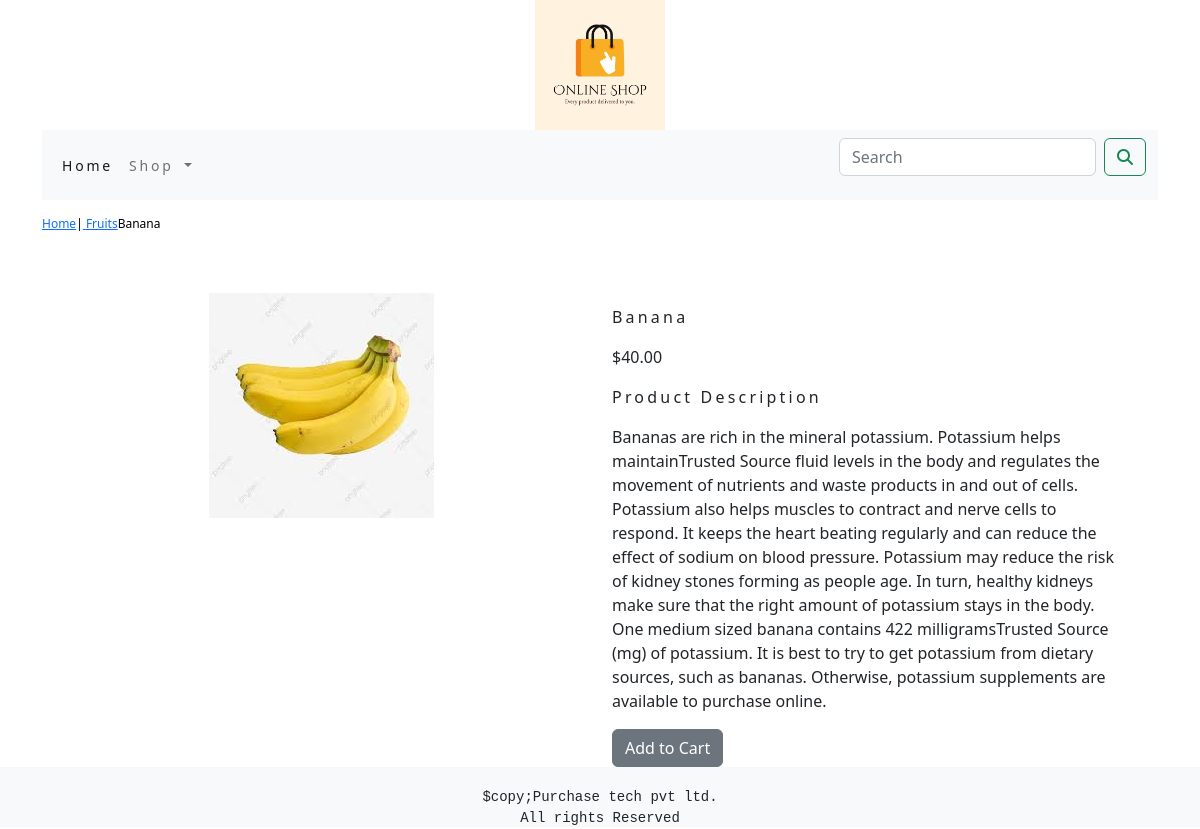
/shop/fruits/banana/, run on the app's committed database.
### shop/models.py (models this page shows, shortened)
class Product(models.Model):
    name=models.CharField(max_length=250,unique=True)
    slug=models.SlugField(max_length=250,unique=True)
    description=models.TextField(blank=True)
    price=models.DecimalField(max_digits=10,decimal_places=2)
    category=models.ForeignKey(Category,on_delete=models.CASCADE)
    image = models.ImageField(upload_to='product', blank=True)
    stock=models.IntegerField()
    available=models.BooleanField(default=True)
    created=models.DateTimeField(auto_now_add=True)
    updated=models.DateTimeField(auto_now=True)
    class Meta:
        ordering = ('name',)
        verbose_name = 'product'
        verbose_name_plural = 'products'

class Category(models.Model):
    name=models.CharField(max_length=250,unique=True)
    slug=models.SlugField(max_length=250,unique=True)
    description=models.TextField(blank=True)
    image=models.ImageField(upload_to='category',blank=True)
    class Meta:
        ordering=('name',)
        verbose_name='category'
        verbose_name_plural='categories'
    def get_url(self):
        return reverse('shop:products-by-category',args=[self.slug])
    def __str__(self):
        return '{}'.format(self.name)

### shop/views.py (the view)
# urls.py: path('<slug:c_slug>/<slug:product_slug>/',views.proDetail,name='prodCatdetail')
def proDetail(request,c_slug,product_slug):
    try:
        product=Product.objects.get(category__slug=c_slug,slug=product_slug)
    except Exception as e:
        raise
    return render(request,'product.html',{'product':product})

### cart/context_processors.py (called while the page is built)
def counter(request):
    item_count=0
    if 'admin' in request.path:
        return {}
    else:
        try:
            cart=Cart.objects.filter(cart_id=_cart_id(request))
            car_items=CartItem.objects.all().filter(cart=cart[:1])
            for cart_item in car_items:
                item_count += cart_item.quantity
        except Cart.DoesNotExist:
            item_count =0
    return dict(item_count=item_count)

### cart/views.py (called while the page is built)
def _cart_id(request):
    cart=request.session.session_key
    if not cart:
        cart=request.session.create()
    return cart

### shop/context_processors.py (called while the page is built)
def menu_links(request):
    links=Category.objects.all()
    return dict(links=links)

### templates/product.html (shortened to what this page needs)
{% extends 'base.html' %}
{% load static %}
{% block content %}
<div class="row my_prod_row_class">
    <div class="mx_auto">
        <p> <a href="{% url 'shop:allProdCat' %}" >Home</a>|<a href="{{product.category.get_url}}"> {{product.category}}</a>{{product.name}}</p>
    </div>
</div>
<div class="container">
<br>
<div class="row">
    <div class="col-12 col-sm-12 col-md-12 col-lg-6 text-center">
        <div style="min-width:18rem">
            <img src="{{product.image.url}}" alt="{{product.name}}">
        </div>
    </div>
        <div class="col-12 col-sm-12 col-md-12 col-lg-6">
            <div>
            <h1 class="my_prod_title"> {{product.name}} </h1>
            <p> ${{product.price}}</p>
            <p class="my_title">Product Description</p>
            <p class="text-justify my_prod_text">{{product.description}}</p>
            {% if product.stock <= 0 %}
            <p class="text-justify my_prod_text"  style="color:red;"><b>Out of stock</b></p>
            {% else %}
            <a class="btn btn-secondary" href="{% url 'cart:add_cart' product.id %} ">Add to Cart</a>
            {% endif %}
        </div>
            </div>
</div>
</div>
{% endblock %}

### static/css/custom.css (style rules this page uses)
.my_title { font_size:16px; text_transform:uppercase; letter-spacing:.2em; }
.my_prod_row_class { padding-top:15px; padding-bottom:20px; }
.my_prod_row_class .mx_auto { color:#000; font-size:12px; text-decoration:none; }
.my_prod_title { font-size:16px; text_transform:uppercase; letter-spacing:.2em; padding-top:15px; padding-bottom:10px; }
.my_prod_text { padding-right:20px; }

### data on the page
Product: category "Fruits", name "Banana", image (picture), price "40.00", description "Bananas are rich in the mineral potassium. Potassium helps maintainTrusted Source fluid levels in the body and regulates the movement of nutrients and waste products in and out of cells. Potassium also helps muscles to contract and nerve cells to respond. It keeps the heart beating regularly and can reduce the effect of sodium on blood pressure. Potassium may reduce the risk of kidney stones forming as people age. In turn, healthy kidneys make sure that the right amount of potassium stays in the body. One medium sized banana contains 422 milligramsTrusted Source (mg) of potassium. It is best to try to get potassium from dietary sources, such as bananas. Otherwise, potassium supplements are…"
